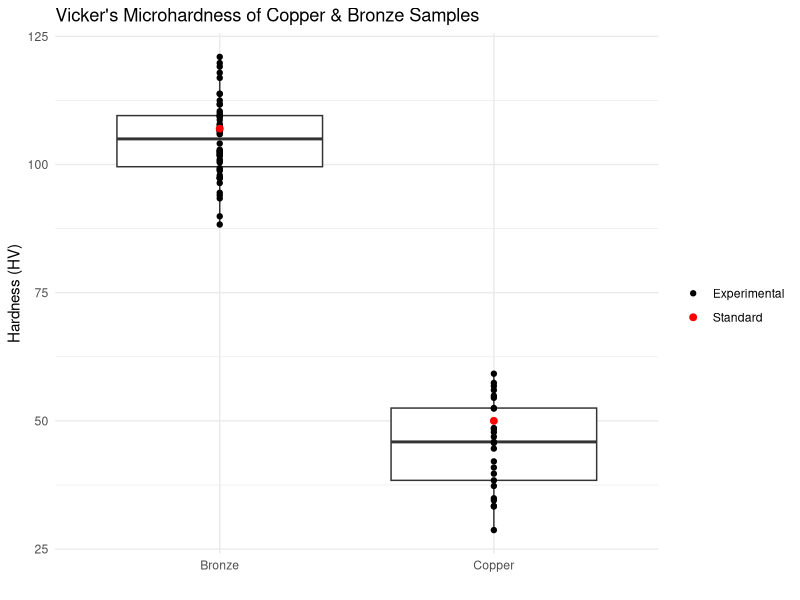
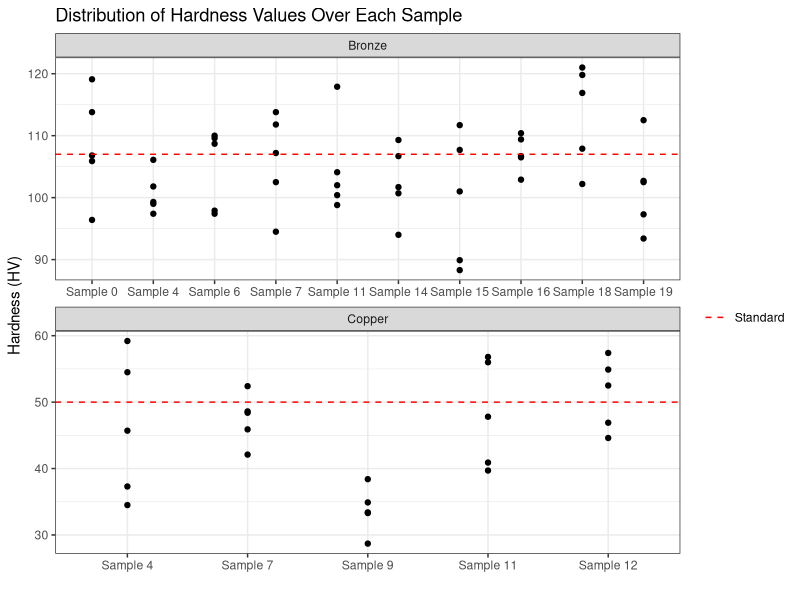

Write R code to recreate these figures, in order.
## ---- chunk 1
knitr::opts_chunk$set(echo = TRUE)
## ---- chunk 2
library(tidyverse)

vickers <- read_csv("vickers-data-analysis.csv")
standards = data.frame(material = c("Bronze", "Copper"), hardness = c(107, 50))

vickers <- vickers %>%
  mutate(name = paste("Sample", id)) %>% 
  pivot_longer(
    cols = starts_with("measure"),
    names_to = "test",
    names_prefix = "measure_",
    values_to = "hardness"
  )
## ---- chunk 3
ggplot(vickers, aes(x = material, y = hardness)) +
  geom_boxplot() +
  geom_point(aes(color = "Experimental")) +
  geom_point(data = standards, aes(color = "Standard"), size = 2) +
  theme_minimal() +
  labs(
    title = "Vicker's Microhardness of Copper & Bronze Samples",
    x = "",
    y = "Hardness (HV)"
  ) +
  scale_color_manual(name = "",
                     breaks = c("Experimental", "Standard"),
                     values = c("Experimental"="black", "Standard"="red"))
## ---- chunk 4
ggplot(vickers, aes(x = reorder(name, id), y = hardness)) +
  geom_point() +
  theme_bw() +
  facet_wrap(
    ~material,
    nrow = 2,
    scales = "free") +
  geom_hline(data = standards,
             aes(yintercept = hardness,
                 color = "Standard"),
             linetype = "dashed") +
  labs(
    title = "Distribution of Hardness Values Over Each Sample",
    x = "",
    y = "Hardness (HV)"
  ) +
  scale_color_manual(name = "",
                     breaks = c("Standard"),
                     values = c("Standard"="red"))
